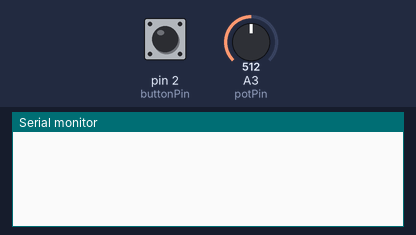
This sketch was run on a simulated Arduino Uno, built with avr-gcc and run on an emulated ATmega328P. On the bench: the last lines printed to the serial monitor. The test bench sets the inputs (shaded band); at power-on: A3 (potPin) = 512, pin 2 (buttonPin) HIGH.

Above: at 1.2 s.
1.3 s: A3 (potPin) set to 490
At 2.2 s:
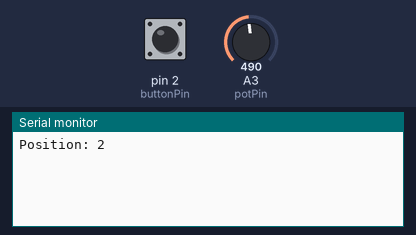
2.8 s: pin 2 (buttonPin) pulled LOW for 0.15 s
At 4.5 s:
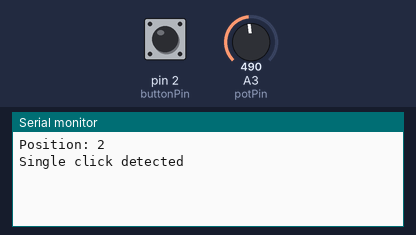
4.8 s: A3 (potPin) set to 306
At 5.2 s:
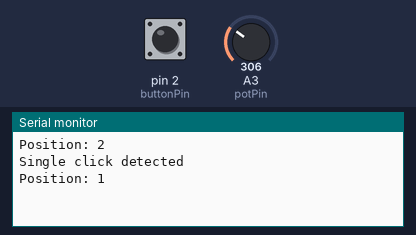
6.3 s: pin 2 (buttonPin) pulsed LOW 2 times (0.12 s each, 0.3 s apart)
At 7.7 s:
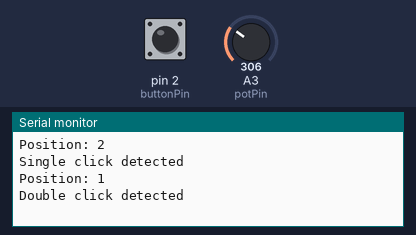

Measured:
- after the input at 1.3 s, the serial monitor: prints a new line at once (image 1)
- after the input at 2.8 s, the serial monitor: prints a new line after 0.56 s (image 2)
- after the input at 4.8 s, the serial monitor: prints a new line at once (image 3)
- after the input at 6.3 s, the serial monitor: prints a new line after 0.86 s (image 4)

The sketch:

PotRot.ino
```cpp
const int potPin = A3;       // Analog pin connected to potentiometer
const int buttonPin = 2;     // Digital pin connected to button
const int encoderResolution = 1024;  // Resolution of the rotary encoder
const float alpha = 0.1;     // Smoothing factor for the low-pass filter
const int deadZone = 5;      // Dead zone range to ignore small fluctuations
const int debounceDelay = 50;// Debounce delay for button press
const int clickThreshold = 500; // Time threshold to differentiate between clicks

int lastPosition = 0;
float filteredValue = 0.0;
int minValue = 0;
int maxValue = 1023;
bool calibrateMode = false;
unsigned long lastDebounceTime = 0;
bool buttonState = HIGH;
bool lastButtonState = HIGH;
int clickCount = 0;
unsigned long lastClickTime = 0;

int maxSelections = 5;

void setup() {
  Serial.begin(115200);
  pinMode(buttonPin, INPUT_PULLUP);  // Set button pin as input with pull-up resistor
  lastPosition = analogRead(potPin);
  filteredValue = lastPosition;
  maxSelections++;
}

void loop() {
  int rawValue = analogRead(potPin);

  // Apply low-pass filter to reduce noise
  filteredValue = alpha * rawValue + (1 - alpha) * filteredValue;

  // Apply dead zone around the central value
  if (abs(filteredValue - lastPosition) < deadZone) {
    return;
  }

  // Non-linear mapping example (using quadratic mapping)
  float normalizedValue = (filteredValue - minValue) / (float)(maxValue - minValue);
  int position = pow(normalizedValue, 2) * encoderResolution;

  if (position != lastPosition) {
    int mappedPosition = map(position, 0, 1024, 1, maxSelections);
    int mappedLastPosition = map(lastPosition, 0, 1024, 1, maxSelections);

    if (mappedPosition != mappedLastPosition) {
      if (mappedPosition <= (maxSelections-1)) {
        Serial.print("Position: ");
        Serial.println(mappedPosition);
        lastPosition = position;
      }
    }
  }

  // Button handling for clicks and calibration mode
  handleButton();

  delay(10);  // Small delay to stabilize readings
}

void handleButton() {
  bool reading = digitalRead(buttonPin);

  if (reading != lastButtonState) {
    lastDebounceTime = millis();
  }

  if ((millis() - lastDebounceTime) > debounceDelay) {
    if (reading != buttonState) {
      buttonState = reading;

      if (buttonState == LOW) {
        // Register a click
        unsigned long currentTime = millis();
        if (currentTime - lastClickTime > clickThreshold) {
          clickCount = 0;
        }
        lastClickTime = currentTime;
        clickCount++;
      }
    }
  }

  // Handle clicks
  if (clickCount > 0 && millis() - lastClickTime > clickThreshold) {
    if (clickCount == 1) {
      Serial.println("Single click detected");
    } else if (clickCount == 2) {
      Serial.println("Double click detected");
    } else if (clickCount == 3) {
      // Enter calibration mode
      if (!calibrateMode) {
        calibrateMode = true;
        minValue = analogRead(potPin);
        Serial.println("Calibration started. Rotate to maximum position and press button 3 times.");
      } else {
        // Exit calibration mode and set min and max values
        maxValue = analogRead(potPin);
        calibrateMode = false;
        Serial.println("Calibration completed.");
      }
    }
    clickCount = 0;
  }

  lastButtonState = reading;
}
```
